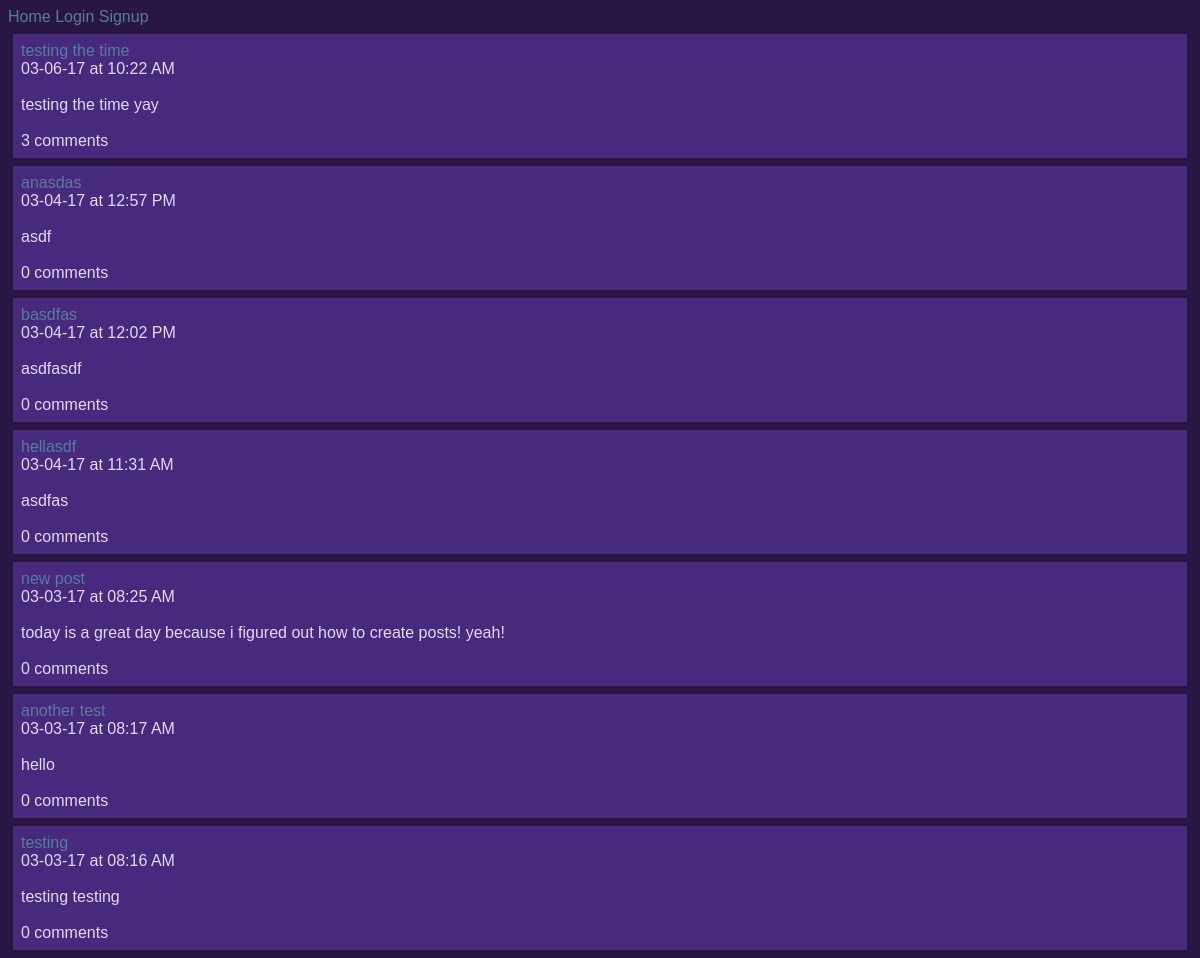
The app's page /ben/posts/, older data.
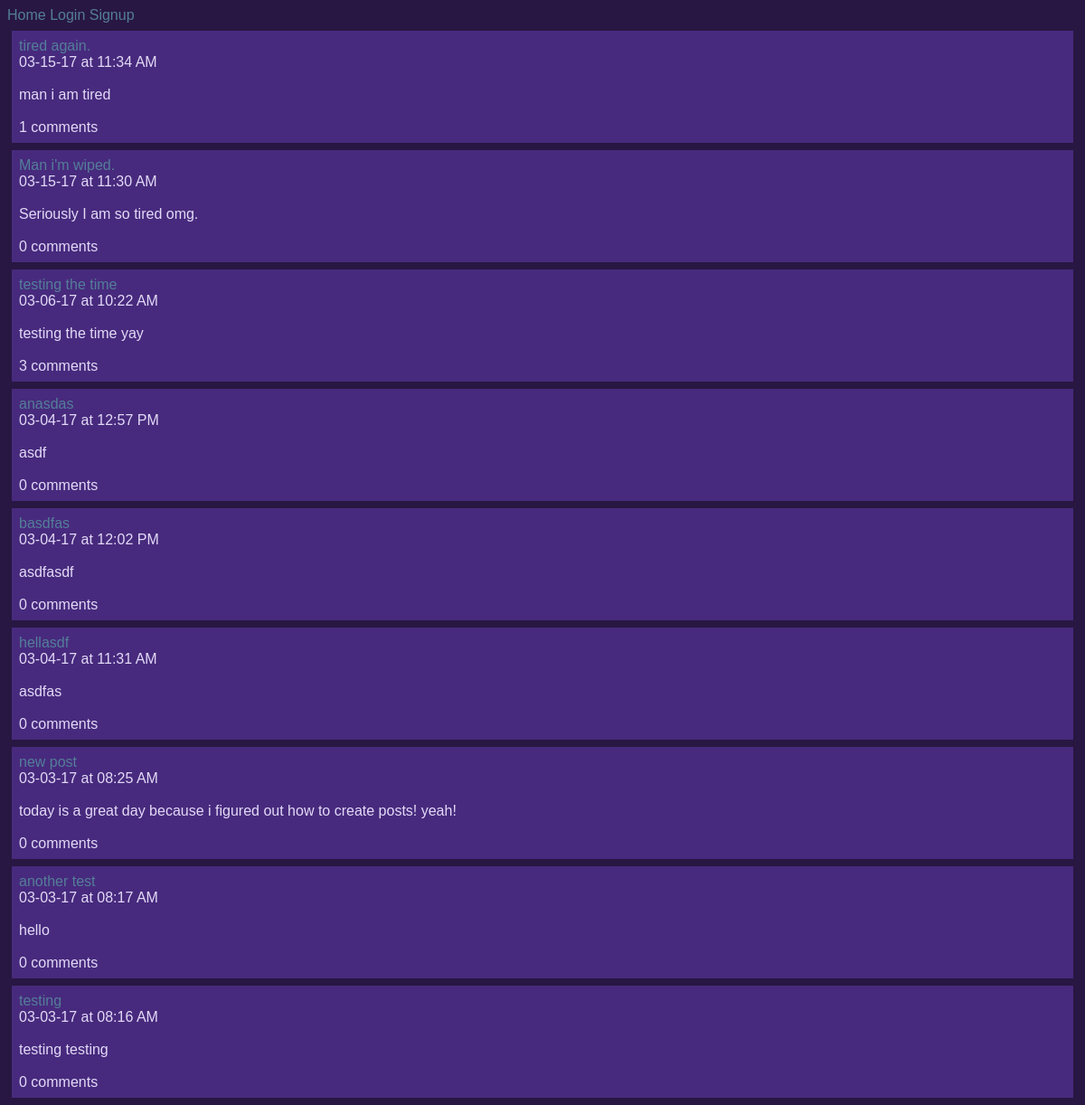
The same page, newer data.
### posts/models.py (models this page shows)
class Post(models.Model):
	title = models.CharField(max_length=100)
	pub_date = models.DateTimeField('date published', auto_now_add=True)
	body = models.TextField()
	user = models.ForeignKey(User, on_delete=models.CASCADE, null=True)
	num_comments = models.IntegerField('# of comments', default=0)
	def utc_to_local(self, utc_datetime):
		return utc_datetime.astimezone(tz=None)
	def __str__(self):
		date = self.utc_to_local(self.pub_date).strftime('%m-%d-%y')
		time = self.utc_to_local(self.pub_date).strftime('%I:%M %p')
		return '%s at %s \n\n %s \n\n' % (date, time, self.body)

### posts/views.py (the view)
def index(request, username):
	try:
		user = User.objects.get(username=username)
	except:
		return render(request, 'posts/index.html', {'username': None})
	return render(request, 'posts/index.html', {'username': User.objects.get(username=username)})

### posts/templates/posts/index.html
{% extends 'Blog/base.html' %}
{% block content %}
{% if username == None %}
	<h1>"Whoa dude, this user doesn't exist!"</h1>
{% else %}
	{% for post in username.post_set.all reversed %}
		<div id="post">
		<a href={% url 'posts:display-post' username=username post_number=post.id  %}>{{ post.title|linebreaksbr }}</a> <br>
		{{ post|linebreaksbr }}
		{{ post.num_comments }} comments<br>
		</div>
	{% endfor %}
{% endif %}
{% endblock content%}

### templates/Blog/base.html (shortened to what this page needs)
<!DOCTYPE html>
{% load static %}
<html>
<head>
<link rel="stylesheet" type="text/css" href="{% static 'Blog/site.css' %}" />
</head>
<body>
	<div class="container">
		<nav>
			<a href={% url 'home:index' %}>Home</a>
			{% if user.is_authenticated %}
			<a href={% url 'dashboard:index' %}>Dash</a>
			<a href={% url 'posts:index' username=user.username %}>Posts</a>
			<a href={% url 'posts:archive' username=user.username %}>Archive</a>
			<a href={% url 'logout' %}>Logout</a>
			{% else %}
			<a href={% url 'login' %}>Login </a>
			<a href={% url 'signup:index' %}>Signup</a>
			{% endif %}
		</nav>
	</div>
	<div class="container">
	{% block content %}
	{% endblock content %}
	</div>
</body>
</html>

### static/Blog/site.css (style rules this page uses)
a:link { text-decoration: none; color: #547E99; }
nav { background-color: #281742; font-family: Arial, Georgia, serif; }
body { color: #E3DAF7; background-color: #281742; font-family: Arial, Georgia, serif; }
#post { background-color: #472A7D; padding: 8px; margin: 8px 5px; }

Row changes from the older to the newer data that the page shows:
added Post: title "tired again.", pub_date+body "03-15-17 at 11:34 AM man i am tired", num_comments "1"
added Post: title "Man i'm wiped.", pub_date+body "03-15-17 at 11:30 AM Seriously I am so tired omg.", num_comments "0"
